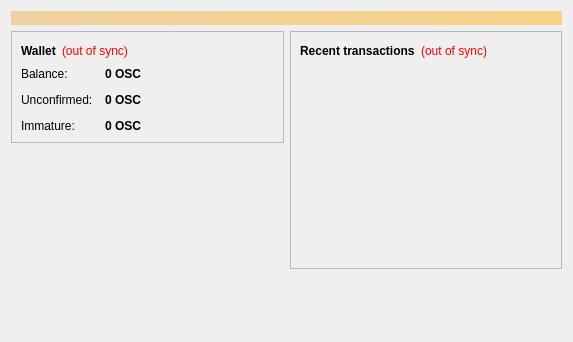
<?xml version="1.0" encoding="UTF-8"?>
<ui version="4.0">
 <class>OverviewPage</class>
 <widget class="QWidget" name="OverviewPage">
  <property name="geometry">
   <rect>
    <x>0</x>
    <y>0</y>
    <width>573</width>
    <height>342</height>
   </rect>
  </property>
  <property name="windowTitle">
   <string>Form</string>
  </property>
  <layout class="QVBoxLayout" name="topLayout">
   <item>
    <widget class="QLabel" name="labelAlerts">
     <property name="visible">
      <bool>false</bool>
     </property>
     <property name="styleSheet">
      <string notr="true">background-color: qlineargradient(x1: 0, y1: 0, x2: 1, y2: 0, stop:0 #F0D0A0, stop:1 #F8D488); color:#000000;</string>
     </property>
     <property name="wordWrap">
      <bool>true</bool>
     </property>
     <property name="margin">
      <number>3</number>
     </property>
    </widget>
   </item>
   <item>
    <layout class="QHBoxLayout" name="horizontalLayout" stretch="1,1">
     <item>
      <layout class="QVBoxLayout" name="verticalLayout_2">
       <item>
        <widget class="QFrame" name="frame">
         <property name="frameShape">
          <enum>QFrame::StyledPanel</enum>
         </property>
         <property name="frameShadow">
          <enum>QFrame::Raised</enum>
         </property>
         <layout class="QVBoxLayout" name="verticalLayout_4">
          <item>
           <layout class="QHBoxLayout" name="horizontalLayout_4">
            <item>
             <widget class="QLabel" name="label_5">
              <property name="font">
               <font>
                <weight>75</weight>
                <bold>true</bold>
               </font>
              </property>
              <property name="text">
               <string>Wallet</string>
              </property>
             </widget>
            </item>
            <item>
             <widget class="QLabel" name="labelWalletStatus">
              <property name="toolTip">
               <string>The displayed information may be out of date. Your wallet automatically synchronizes with the Oscintcoin network after a connection is established, but this process has not completed yet.</string>
              </property>
              <property name="styleSheet">
               <string notr="true">QLabel { color: red; }</string>
              </property>
              <property name="text">
               <string notr="true">(out of sync)</string>
              </property>
              <property name="alignment">
               <set>Qt::AlignLeading|Qt::AlignLeft|Qt::AlignVCenter</set>
              </property>
             </widget>
            </item>
            <item>
             <spacer name="horizontalSpacer_2">
              <property name="orientation">
               <enum>Qt::Horizontal</enum>
              </property>
              <property name="sizeHint" stdset="0">
               <size>
                <width>40</width>
                <height>20</height>
               </size>
              </property>
             </spacer>
            </item>
           </layout>
          </item>
          <item>
           <layout class="QFormLayout" name="formLayout_2">
            <property name="fieldGrowthPolicy">
             <enum>QFormLayout::AllNonFixedFieldsGrow</enum>
            </property>
            <property name="horizontalSpacing">
             <number>12</number>
            </property>
            <property name="verticalSpacing">
             <number>12</number>
            </property>
            <item row="0" column="0">
             <widget class="QLabel" name="label">
              <property name="text">
               <string>Balance:</string>
              </property>
             </widget>
            </item>
            <item row="0" column="1">
             <widget class="QLabel" name="labelBalance">
              <property name="font">
               <font>
                <weight>75</weight>
                <bold>true</bold>
               </font>
              </property>
              <property name="cursor">
               <cursorShape>IBeamCursor</cursorShape>
              </property>
              <property name="toolTip">
               <string>Your current balance</string>
              </property>
              <property name="text">
               <string notr="true">0 OSC</string>
              </property>
              <property name="textInteractionFlags">
               <set>Qt::LinksAccessibleByMouse|Qt::TextSelectableByKeyboard|Qt::TextSelectableByMouse</set>
              </property>
             </widget>
            </item>
            <item row="1" column="0">
             <widget class="QLabel" name="label_3">
              <property name="text">
               <string>Unconfirmed:</string>
              </property>
             </widget>
            </item>
            <item row="1" column="1">
             <widget class="QLabel" name="labelUnconfirmed">
              <property name="font">
               <font>
                <weight>75</weight>
                <bold>true</bold>
               </font>
              </property>
              <property name="cursor">
               <cursorShape>IBeamCursor</cursorShape>
              </property>
              <property name="toolTip">
               <string>Total of transactions that have yet to be confirmed, and do not yet count toward the current balance</string>
              </property>
              <property name="text">
               <string notr="true">0 OSC</string>
              </property>
              <property name="textInteractionFlags">
               <set>Qt::LinksAccessibleByMouse|Qt::TextSelectableByKeyboard|Qt::TextSelectableByMouse</set>
              </property>
             </widget>
            </item>
            <item row="2" column="0">
             <widget class="QLabel" name="labelImmatureText">
              <property name="text">
               <string>Immature:</string>
              </property>
             </widget>
            </item>
            <item row="2" column="1">
             <widget class="QLabel" name="labelImmature">
              <property name="font">
               <font>
                <weight>75</weight>
                <bold>true</bold>
               </font>
              </property>
              <property name="toolTip">
               <string>Mined balance that has not yet matured</string>
              </property>
              <property name="text">
               <string notr="true">0 OSC</string>
              </property>
              <property name="textInteractionFlags">
               <set>Qt::LinksAccessibleByMouse|Qt::TextSelectableByKeyboard|Qt::TextSelectableByMouse</set>
              </property>
             </widget>
            </item>
           </layout>
          </item>
         </layout>
        </widget>
       </item>
	   <item>
        <widget class="QLabel" name="label_wallet_bgcoin">
         <property name="text">
          <string/>
         </property>
         <property name="pixmap">
          <pixmap resource="../bitcoin.qrc">:/images/wallet_bgcoin</pixmap>
         </property>
         <property name="scaledContents">
          <bool>false</bool>
         </property>
         <property name="alignment">
          <set>Qt::AlignCenter</set>
         </property>
         <property name="margin">
          <number>70</number>
         </property>
        </widget>
       </item>
       <item>
        <spacer name="verticalSpacer">
         <property name="orientation">
          <enum>Qt::Vertical</enum>
         </property>
         <property name="sizeHint" stdset="0">
          <size>
           <width>20</width>
           <height>40</height>
          </size>
         </property>
        </spacer>
       </item>
      </layout>
     </item>
     <item>
      <layout class="QVBoxLayout" name="verticalLayout_3">
       <item>
        <widget class="QFrame" name="frame_2">
         <property name="frameShape">
          <enum>QFrame::StyledPanel</enum>
         </property>
         <property name="frameShadow">
          <enum>QFrame::Raised</enum>
         </property>
         <layout class="QVBoxLayout" name="verticalLayout">
          <item>
           <layout class="QHBoxLayout" name="horizontalLayout_2">
            <item>
             <widget class="QLabel" name="label_4">
              <property name="text">
               <string>&lt;b&gt;Recent transactions&lt;/b&gt;</string>
              </property>
             </widget>
            </item>
            <item>
             <widget class="QLabel" name="labelTransactionsStatus">
              <property name="toolTip">
               <string>The displayed information may be out of date. Your wallet automatically synchronizes with the Oscintcoin network after a connection is established, but this process has not completed yet.</string>
              </property>
              <property name="styleSheet">
               <string notr="true">QLabel { color: red; }</string>
              </property>
              <property name="text">
               <string notr="true">(out of sync)</string>
              </property>
              <property name="alignment">
               <set>Qt::AlignRight|Qt::AlignTrailing|Qt::AlignVCenter</set>
              </property>
             </widget>
            </item>
            <item>
             <spacer name="horizontalSpacer">
              <property name="orientation">
               <enum>Qt::Horizontal</enum>
              </property>
              <property name="sizeHint" stdset="0">
               <size>
                <width>40</width>
                <height>20</height>
               </size>
              </property>
             </spacer>
            </item>
           </layout>
          </item>
          <item>
           <widget class="QListView" name="listTransactions">
            <property name="styleSheet">
             <string notr="true">QListView { background: transparent; }</string>
            </property>
            <property name="frameShape">
             <enum>QFrame::NoFrame</enum>
            </property>
            <property name="verticalScrollBarPolicy">
             <enum>Qt::ScrollBarAlwaysOff</enum>
            </property>
            <property name="horizontalScrollBarPolicy">
             <enum>Qt::ScrollBarAlwaysOff</enum>
            </property>
            <property name="selectionMode">
             <enum>QAbstractItemView::NoSelection</enum>
            </property>
           </widget>
          </item>
         </layout>
        </widget>
       </item>
       <item>
        <spacer name="verticalSpacer_2">
         <property name="orientation">
          <enum>Qt::Vertical</enum>
         </property>
         <property name="sizeHint" stdset="0">
          <size>
           <width>20</width>
           <height>40</height>
          </size>
         </property>
        </spacer>
       </item>
      </layout>
     </item>
    </layout>
   </item>
  </layout>
 </widget>
 <resources/>
 <connections/>
</ui>
